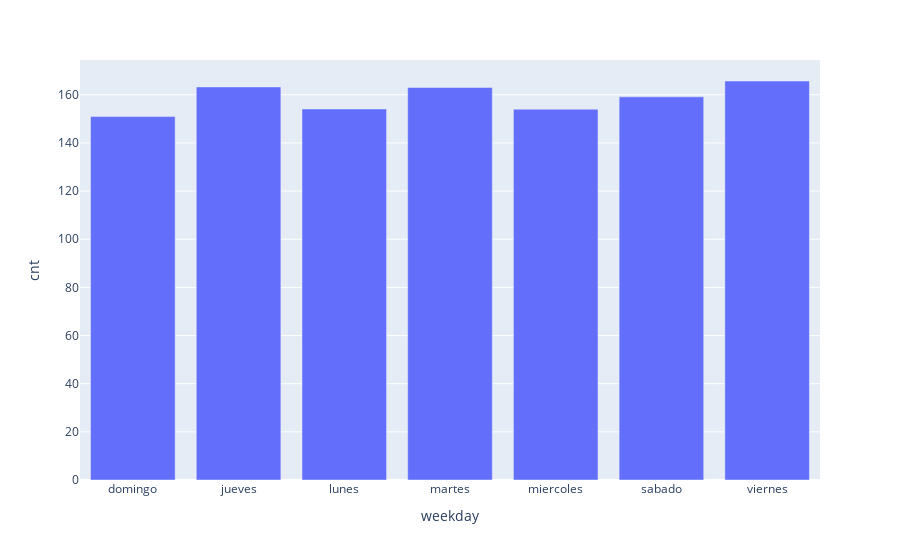

Notebook source saved alongside this figure:
### Code cell
df_0_1 = df_0[['weekday', 'cnt']].groupby(['weekday']).mean().reset_index()
px.bar(df_0_1, x='weekday', y='cnt')

### Figure 1 — Plotly figure (JSON) as saved in the notebook; plotly's stock layout.template omitted (floating-point values rounded to 4 significant figures)
{"data": [{"alignmentgroup": "True", "hovertemplate": "weekday=%{x}<br>cnt=%{y}<extra></extra>", "legendgroup": "", "marker": {"color": "#636efa", "pattern": {"shape": ""}}, "name": "", "offsetgroup": "", "orientation": "v", "showlegend": false, "textposition": "auto", "type": "bar", "x": ["domingo", "jueves", "lunes", "martes", "miercoles", "sabado", "viernes"], "xaxis": "x", "y": [150.9, 163.3, 154.1, 163.0, 154.0, 159.1, 165.7], "yaxis": "y"}], "layout": {"barmode": "relative", "legend": {"tracegroupgap": 0}, "margin": {"t": 60}, "xaxis": {"anchor": "y", "domain": [0, 1], "title": {"text": "weekday"}}, "yaxis": {"anchor": "x", "domain": [0, 1], "title": {"text": "cnt"}}}}
